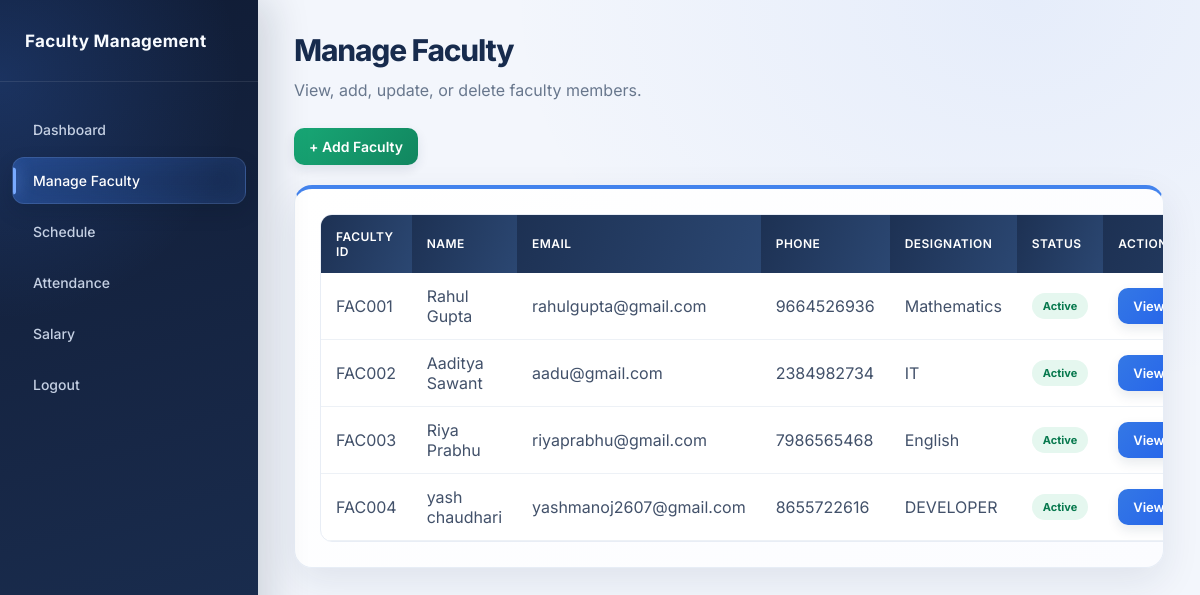
The page /manage-faculty/ (signed in) on the database its author committed.
### faculty/models.py (models this page shows)
class Faculty(models.Model):
    FacultyID = models.CharField(max_length=10, primary_key=True)
    Password = models.CharField(max_length=255, blank=True)
    ProfilePhoto = models.ImageField(upload_to="faculty_photos/", blank=True)
    FirstName = models.CharField(max_length=50)
    LastName = models.CharField(max_length=50)
    Gender = models.CharField(max_length=20)
    DOB = models.DateField()
    Email = models.EmailField()
    ContactNumber = models.CharField(max_length=10)
    Address = models.TextField()
    Qualification = models.CharField(max_length=100)
    Designation = models.CharField(max_length=100)
    JoiningDate = models.DateField()
    Experience = models.DecimalField(max_digits=4, decimal_places=1)
    Status = models.CharField(max_length=20)

### faculty/views.py (the view)
def manage_faculty(request):
    if "admin_id" not in request.session:
        return redirect("login")
    faculties = Faculty.objects.all()
    return render(
        request,
        "manage_faculty.html",
        {
            "faculties": faculties
        }
    )

### templates/manage_faculty.html (shortened to what this page needs)
{% load static %}
<!DOCTYPE html>
<html lang="en">
<head>
    <link rel="stylesheet" href="{% static 'style.css' %}?v=2">
</head>
<body class="admin-page">
    <div class="dashboard-container">
        <div class="sidebar">
            <div class="sidebar-header">
                <h2>Faculty Management</h2>
            </div>
            <ul class="sidebar-menu">
                <li>
                    <a href="{% url 'dashboard' %}">
                        Dashboard
                    </a>
                </li>
                <li>
                    <a href="{% url 'manage_faculty' %}" class="active">
                        Manage Faculty
                    </a>
                </li>
                <li>
                <a href="{% url 'schedule' %}">
                    Schedule
                </a>
              </li>
                <li>
                    <a href="{% url 'attendance' %}">
                        Attendance
                    </a>
                </li>
                <li>
                    <a href="{% url 'salary' %}">
                        Salary
                    </a>
                </li>
                <li>
                    <a href="{% url 'logout' %}">
                        Logout
                    </a>
                </li>
            </ul>
        </div>
        <div class="main-content">
            <div class="page-container">
                <h1 class="page-title">
                    Manage Faculty
                </h1>
                <p>
                    View, add, update, or delete faculty members.
                </p>
                <div style="margin-bottom: 20px;">
                    <a href="{% url 'add_faculty' %}"
                       class="btn btn-success">
                        + Add Faculty
                    </a>
                </div>
                <div class="table-container">
                    <table class="data-table">
                        <thead>
                            <tr>
                                <th>Faculty ID</th>
                                <th>Name</th>
                                <th>Email</th>
                                <th>Phone</th>
                                <th>Designation</th>
                                <th>Status</th>
                                <th>Actions</th>
                            </tr>
                        </thead>
                        <tbody>
                            {% for faculty in faculties %}
                            <tr>
                                <td>
                                    {{ faculty.FacultyID }}
                                </td>
                                <td>
                                    {{ faculty.FirstName }}
                                    {{ faculty.LastName }}
                                </td>
                                <td>
                                    {{ faculty.Email }}
                                </td>
                                <td>
                                    {{ faculty.ContactNumber }}
                                </td>
                                <td>
                                    {{ faculty.Designation }}
                                </td>
                                <td>
                                    {% if faculty.Status == 'Active' %}
                                        <span class="status-present">
                                            Active
                                        </span>
                                    {% else %}
                                        <span class="status-absent">
                                            Inactive
                                        </span>
                                    {% endif %}
                                </td>
                                <td>
                                    <div class="action-buttons">
                                        <a href="{% url 'view_faculty' faculty.FacultyID %}"
                                           class="btn btn-info btn-small">
                                            View
                                        </a>
                                    </div>
                                </td>
                            </tr>
                            {% endfor %}
                        </tbody>
                    </table>
                </div>
            </div>
        </div>
    </div>
</body>
</html>

### rows shown on the page
Faculty: FacultyID "FAC001", FirstName "Rahul", LastName "Gupta", Email "rahulgupta@gmail.com", ContactNumber "9664526936", Designation "Mathematics", Status "Active"
Faculty: FacultyID "FAC002", FirstName "Aaditya", LastName "Sawant", Email "aadu@gmail.com", ContactNumber "2384982734", Designation "IT", Status "Active"
Faculty: FacultyID "FAC003", FirstName "Riya", LastName "Prabhu", Email "riyaprabhu@gmail.com", ContactNumber "7986565468", Designation "English", Status "Active"
Faculty: FacultyID "FAC004", FirstName "yash", LastName "chaudhari", Email "yashmanoj2607@gmail.com", ContactNumber "8655722616", Designation "DEVELOPER", Status "Active"
